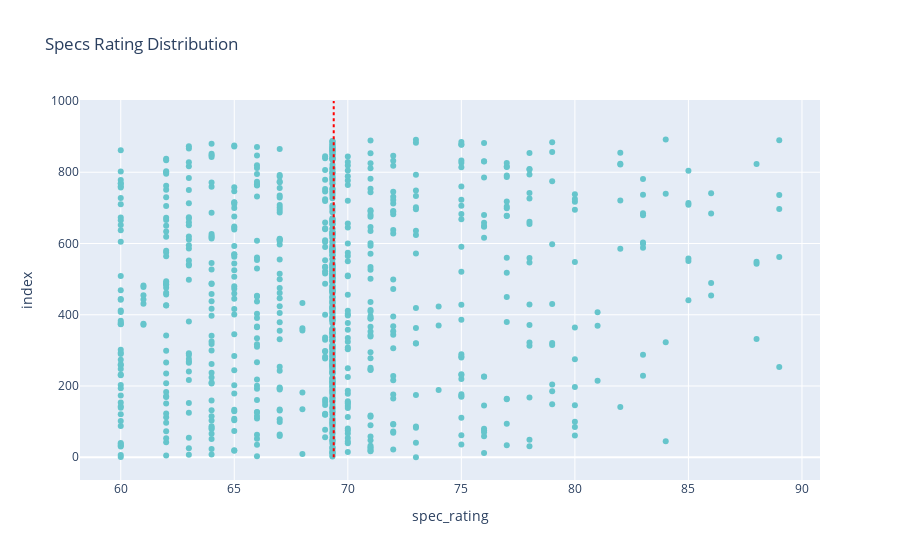

Notebook code for this chart:
### Markdown cell above
## Distribution of Specs Ratings:

### Code cell
# Visualising the distribution of specs rating in the dataset

plt = px.scatter(df, x="spec_rating", title="Specs Rating Distribution",
                 color_discrete_sequence=px.colors.qualitative.Pastel)
# Drawing the mean line
plt.add_shape(type='line', x0=df['spec_rating'].mean(), y0=0,
              x1=df['spec_rating'].mean(), y1=1000, line=dict(color='red', dash='dot'))
plt.show()

### Figure 1 — Plotly figure (JSON) as saved in the notebook; plotly's stock layout.template omitted (floating-point values rounded to 4 significant figures; data arrays with more than 128 entries replaced by an {"elided": "..."} marker saying what was removed)
{"data": [{"hovertemplate": "spec_rating=%{x}<br>index=%{y}<extra></extra>", "legendgroup": "", "marker": {"color": "rgb(102, 197, 204)", "symbol": "circle"}, "mode": "markers", "name": "", "orientation": "h", "showlegend": false, "type": "scatter", "x": {"elided": "893 float values"}, "xaxis": "x", "y": {"elided": "893 int values"}, "yaxis": "y"}], "layout": {"legend": {"tracegroupgap": 0}, "shapes": [{"line": {"color": "red", "dash": "dot"}, "type": "line", "x0": 69.38, "x1": 69.38, "y0": 0, "y1": 1000}], "title": {"text": "Specs Rating Distribution"}, "xaxis": {"anchor": "y", "domain": [0, 1], "title": {"text": "spec_rating"}}, "yaxis": {"anchor": "x", "domain": [0, 1], "title": {"text": "index"}}}}
